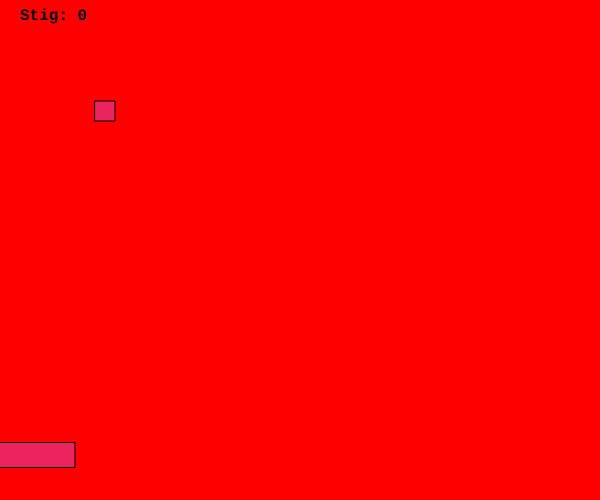
Frame 1 (no input)
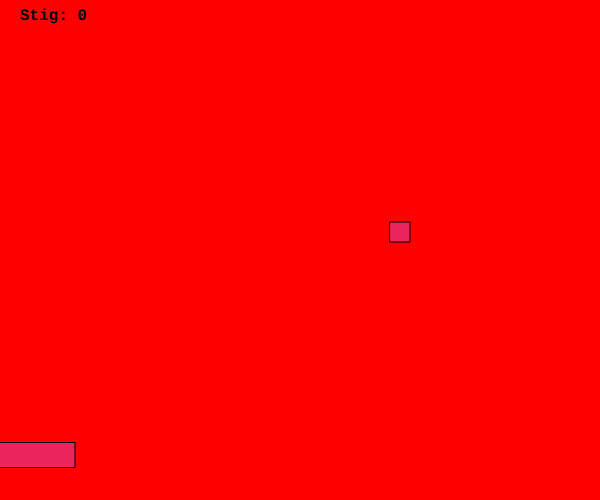
Frame 60 (no input)
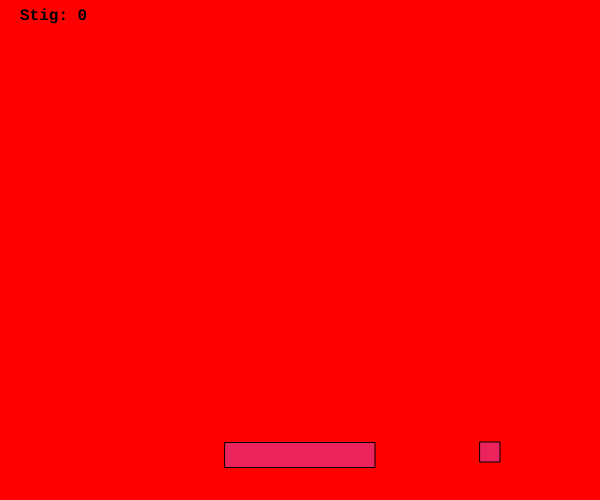
Frame 120 (the mouse pressed at the canvas centre since frame 60)

The p5.js sketch that drew these frames (run headless with seeded random() and noise() and a simulated clock; from frame 60 on, the mouse is pressed at the canvas centre):

// p5.js sketch
// ── sketch.js
var x = 100;
var y = 100;
var hradiX = 5;
var hradiY = 11;
var boltiStaerd = 20;
var stig = 0;
var spadiBreidd = 150;
var spadiThykkt = 25;
var spadiY;

function setup() {
	createCanvas(600,500);
	spadiY = height - 45;
	rectMode(CENTER);
	textFont("Courier New",16);
	textStyle(BOLD);
}

function draw() {
  background(255,0,0);
	// Reikna ný hnit út frá hraða boltans:
  x = x + hradiX;
  y = y + hradiY;
	// Athuga hvort boltinn snertir veggi:
  if ((x > width-boltiStaerd/2) || (x < boltiStaerd/2))  {
    hradiX = hradiX * -1;
  }
  if ((y > height-boltiStaerd/2) || (y < boltiStaerd)) {
    hradiY = hradiY * -1;
  }
	// Athuga hvort bolti snertir spaða:
	// abs() táknar algildi/tölugildi
	if(abs(spadiY - y) < boltiStaerd/2 + spadiThykkt/2 && abs(mouseX - x) < boltiStaerd/2 + spadiBreidd/2){
    hradiY = hradiY * -1;
		stig = stig + 1;
	}
	// Teikna boltann, spaðann og stigin
  fill(236,36,94);
  rect(x, y, boltiStaerd, boltiStaerd);
	rect(mouseX,spadiY ,spadiBreidd,spadiThykkt);
	fill(0);
	text("Stig: " + stig,20,20);
}
